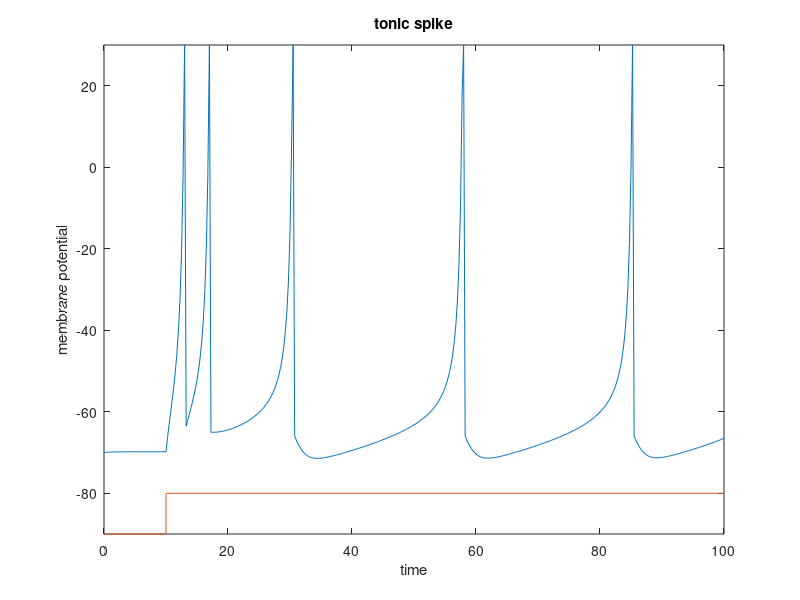

Here is the MATLAB script that generated this plot:
close all; clc; clear all;
%%%%%%% DAneshzand  spiking neuron model %%%%%%%%%
%%%%%%%%%%%%%%%%%% 10/12/2017 %%%%%%%%%%%%%%
Parameters = [0.02 0.2 -65 6];
V=-70;  u=Parameters(2)*V;
VV=[];  uu=[];
tau = 0.25; tspan = 0:tau:100;
T1=tspan(end)/10;
for t=tspan
    if (t>T1) 
        I=14;
    else
        I=0;
    end;
    V = V + tau*(75000*(cosh((V+62.5)./1000)-1)-16-u+I);
    u = u + tau*Parameters(1)*(Parameters(2)*V-u);
    if V > 30
        VV(end+1)=30;
        V = Parameters(3);
        u = u + Parameters(4);
    else
        VV(end+1)=V;
    end;
    uu(end+1)=u;
end;
plot(tspan,VV,[0 T1 T1 max(tspan)],-90+[0 0 10 10]);
axis([0 max(tspan) -90 30])
xlabel('time');ylabel('membrane potential');
title('tonic spike');
